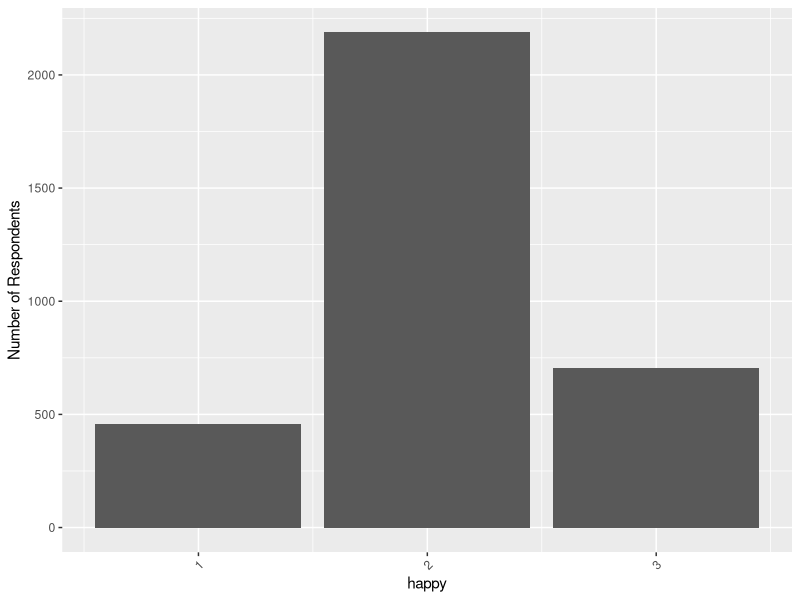
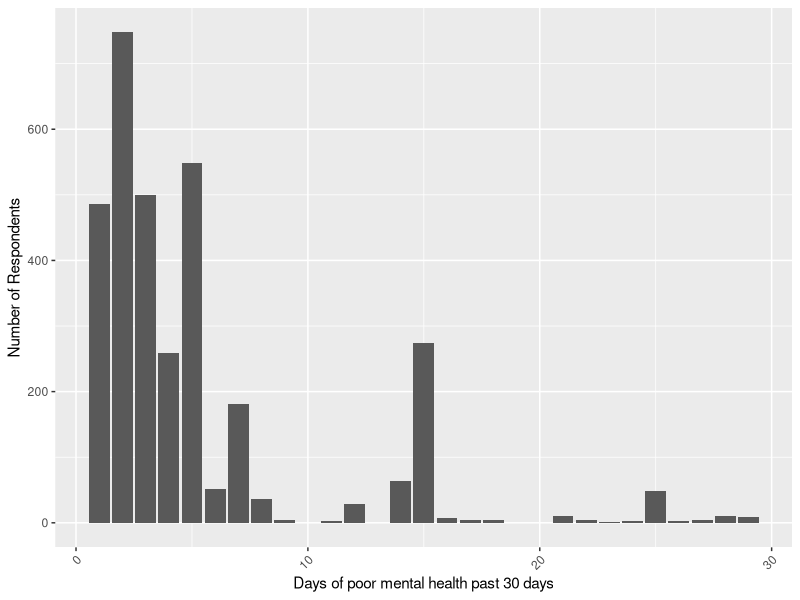
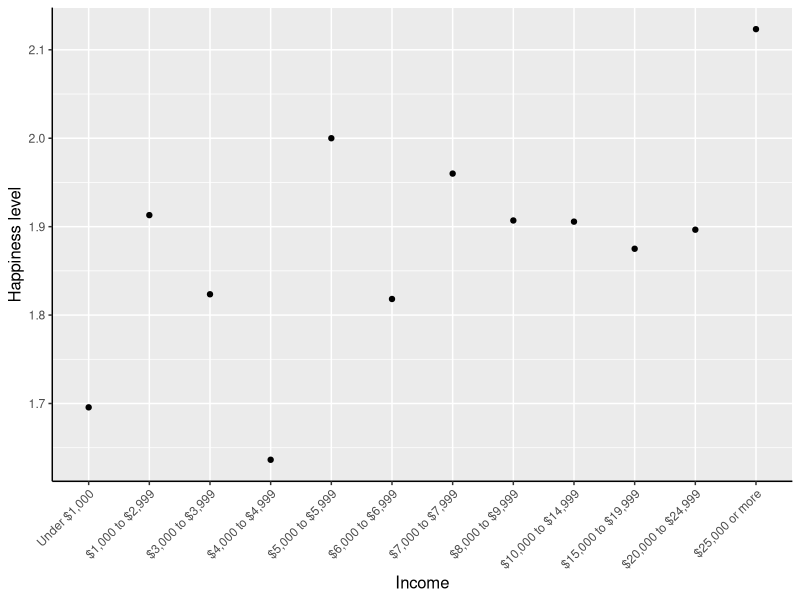
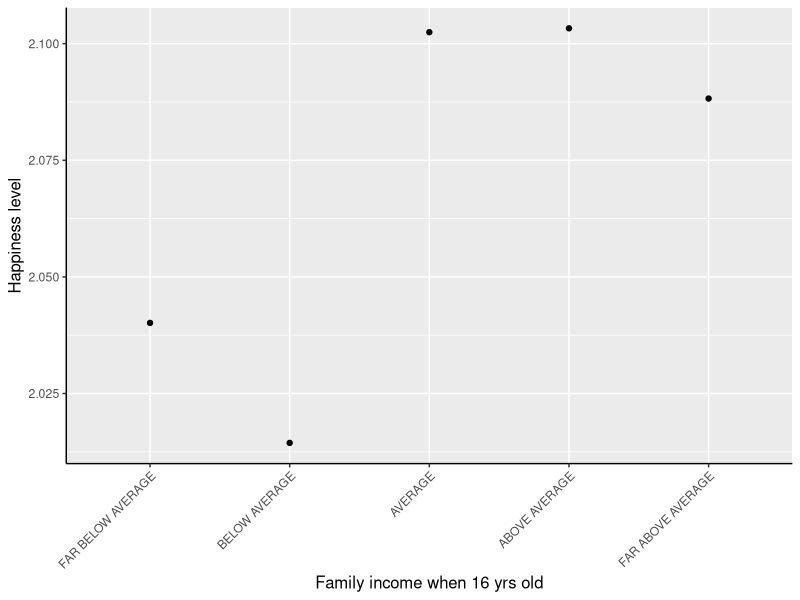
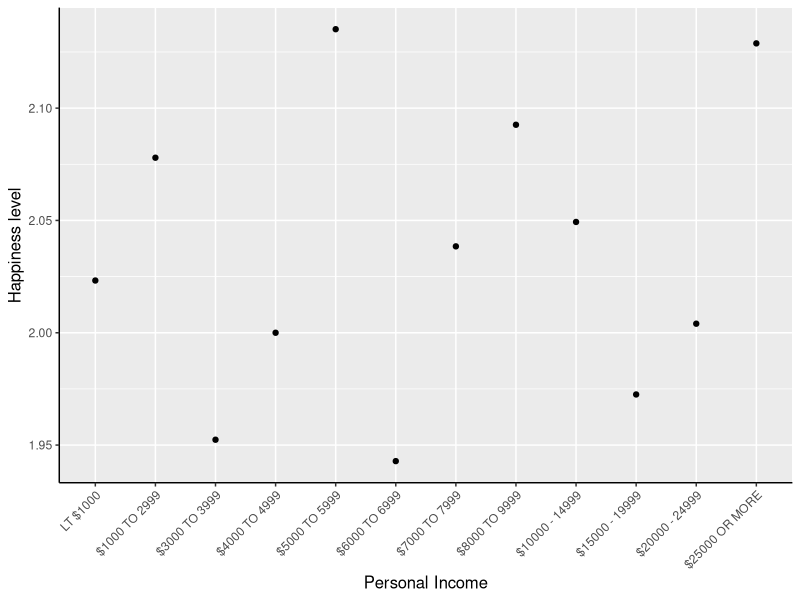
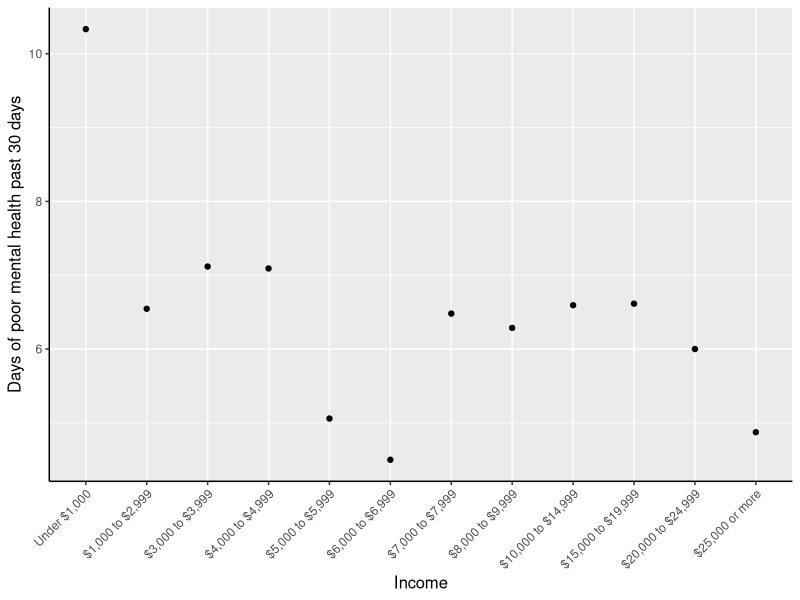
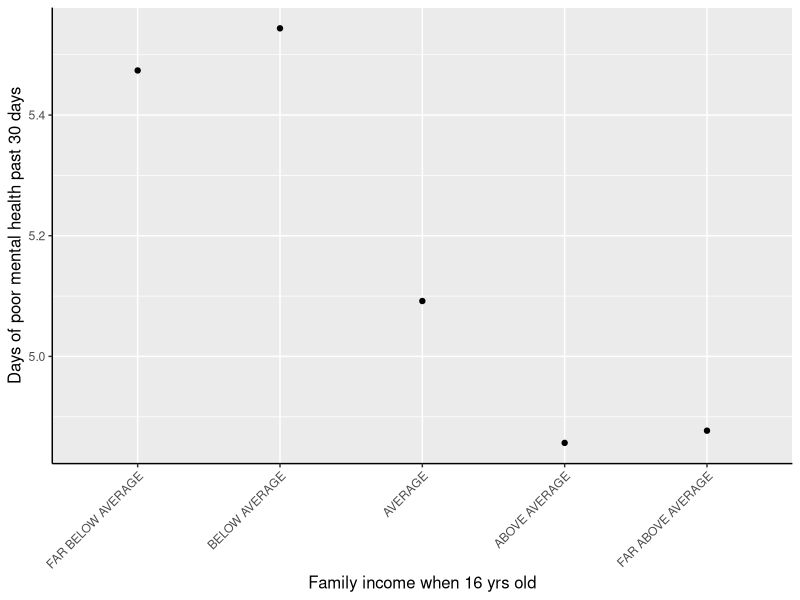
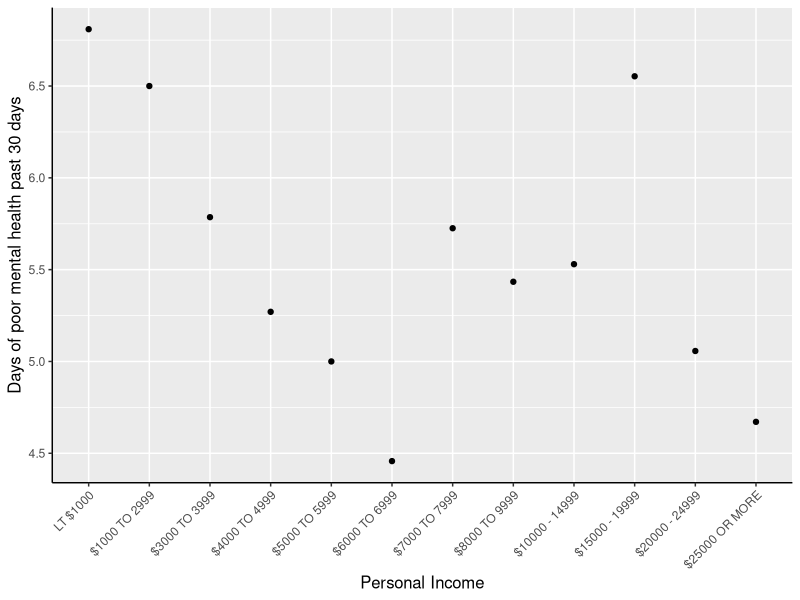

Source code (R) for these figures, in order:
####graphs

## Workspace setup
library(tidyverse)
library(reshape2)
library(dplyr)
library(haven)

##read cleaned data
GSS_cleaned_data <- read_csv("Outputs/data/GSS_cleaned_data.csv")

mean_income <- read_csv("Outputs/data/mean_income.csv")
mean_incom16 <- read_csv("Outputs/data/mean_incom16.csv")
mean_rincome <- read_csv("Outputs/data/mean_rincome.csv")

mean_income_2 <- read_csv("Outputs/data/mean_income_2.csv")
mean_incom16_2 <- read_csv("Outputs/data/mean_incom16_2.csv")
mean_rincome_2 <- read_csv("Outputs/data/mean_rincome_2.csv")



## graphing

# Overall Pool
GSS_cleaned_data  |>
  ggplot(mapping = aes(x = happy)) + 
  theme(axis.text.x = element_text(angle = 45,hjust=1)) +
  geom_bar(position = "dodge2")+
  labs(x = "happy", y = "Number of Respondents")

GSS_cleaned_data |>
  ggplot(mapping = aes(x = mntlhlth)) + 
  theme(axis.text.x = element_text(angle = 45,hjust=1)) +
  geom_bar(position = "dodge2")+
  labs(x = "Days of poor mental health past 30 days", y = "Number of Respondents")



# Graph showing relationship between variables and happiness level, 
# using tidyverse-style code to pivot and summarise the data 
mean_income |> 
  mutate(variable = fct_relevel(variable, 
                                "Under $1,000","$1,000 to $2,999", "$3,000 to $3,999", "$4,000 to $4,999", 
                                "$5,000 to $5,999", "$6,000 to $6,999", "$7,000 to $7,999", 
                                "$8,000 to $9,999", "$10,000 to $14,999","$15,000 to $19,999",
                                "$20,000 to $24,999","$25,000 or more")) %>%
  ggplot(aes(x = variable, y = value)) + 
  geom_point() +
  theme(axis.text.x = element_text(angle = 45,hjust=1), 
        axis.line = element_line(colour = "black"),
        title = element_text(size = 12)) +
  labs(
    x = "Income",
    y = "Happiness level"
  )

mean_incom16 |> 
  mutate(variable = fct_relevel(variable, 
                                "FAR BELOW AVERAGE","BELOW AVERAGE", "AVERAGE",  
                                "ABOVE AVERAGE", "FAR ABOVE AVERAGE")) %>%
  ggplot(aes(x = variable, y = value)) + 
  geom_point() +
  theme(axis.text.x = element_text(angle = 45,hjust=1), 
        axis.line = element_line(colour = "black"),
        title = element_text(size = 12)) +
  labs(
    x = "Family income when 16 yrs old",
    y = "Happiness level"
  )

mean_rincome |> 
  mutate(variable = fct_relevel(variable, 
                                "LT $1000","$1000 TO 2999", "$3000 TO 3999", "$4000 TO 4999", 
                                "$5000 TO 5999", "$6000 TO 6999", "$7000 TO 7999", 
                                "$8000 TO 9999", "$10000 - 14999","$15000 - 19999",
                                "$20000 - 24999", "$25000 OR MORE")) %>%
  ggplot(aes(x = variable, y = value)) + 
  geom_point() +
  theme(axis.text.x = element_text(angle = 45,hjust=1), 
        axis.line = element_line(colour = "black"),
        title = element_text(size = 12)) +
  labs(
    x = "Personal Income",
    y = "Happiness level"
  )

# Graph showing relationship between variables and days of poor mental health past 30 days, 
# using tidyverse-style code to pivot and summarise the data 

mean_income_2 |> 
  mutate(variable = fct_relevel(variable, 
                                "Under $1,000","$1,000 to $2,999", "$3,000 to $3,999", "$4,000 to $4,999", 
                                "$5,000 to $5,999", "$6,000 to $6,999", "$7,000 to $7,999", 
                                "$8,000 to $9,999", "$10,000 to $14,999","$15,000 to $19,999",
                                "$20,000 to $24,999","$25,000 or more")) %>%
  ggplot(aes(x = variable, y = value)) + 
  geom_point() +
  theme(axis.text.x = element_text(angle = 45,hjust=1), 
        axis.line = element_line(colour = "black"),
        title = element_text(size = 12)) +
  labs(
    x = "Income",
    y = "Days of poor mental health past 30 days"
  )

mean_incom16_2 |> 
  mutate(variable = fct_relevel(variable, 
                                "FAR BELOW AVERAGE","BELOW AVERAGE", "AVERAGE",  
                                "ABOVE AVERAGE", "FAR ABOVE AVERAGE")) %>%
  ggplot(aes(x = variable, y = value)) + 
  geom_point() +
  theme(axis.text.x = element_text(angle = 45,hjust=1), 
        axis.line = element_line(colour = "black"),
        title = element_text(size = 12)) +
  labs(
    x = "Family income when 16 yrs old",
    y = "Days of poor mental health past 30 days"
  )

mean_rincome_2 |> 
  mutate(variable = fct_relevel(variable, 
                                "LT $1000","$1000 TO 2999", "$3000 TO 3999", "$4000 TO 4999", 
                                "$5000 TO 5999", "$6000 TO 6999", "$7000 TO 7999", 
                                "$8000 TO 9999", "$10000 - 14999","$15000 - 19999",
                                "$20000 - 24999", "$25000 OR MORE")) %>%
  ggplot(aes(x = variable, y = value)) + 
  geom_point() +
  theme(axis.text.x = element_text(angle = 45,hjust=1), 
        axis.line = element_line(colour = "black"),
        title = element_text(size = 12)) +
  labs(
    x = "Personal Income",
    y = "Days of poor mental health past 30 days"
  )